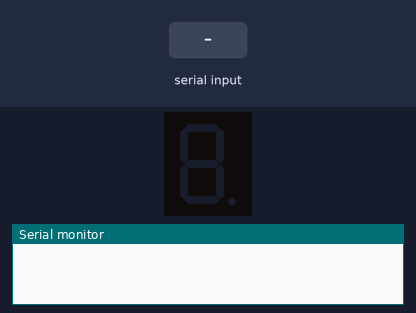
This sketch was run on a simulated Arduino Uno, built with avr-gcc and run on an emulated ATmega328P. Shown: 1-digit seven-segment display, the last lines printed to the serial monitor. Wiring (inferred from the names in the program): 1-digit 7-segment display, segments lit when HIGH: segments pin 2, pin 3, pin 4, pin 5, pin 6, pin 7, pin 8. Inputs (shaded band) come from the test bench. The segment pins are drawn as the display they are named for.

Above: at 1.2 s.
1.3 s: "90,45\n" received over Serial
At 2.5 s:
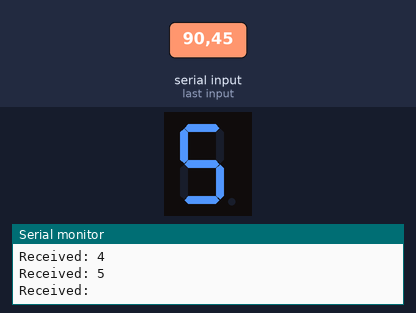
2.8 s: "30,150\n" received over Serial
At 4.0 s:
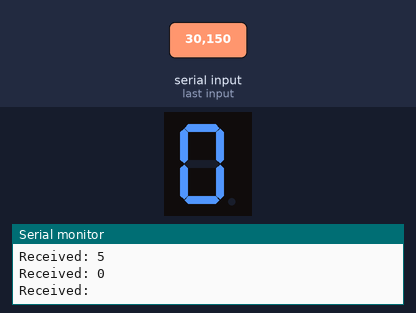
4.3 s: "200\n" received over Serial
5.8 s: "5\n" received over Serial
At 7.0 s:
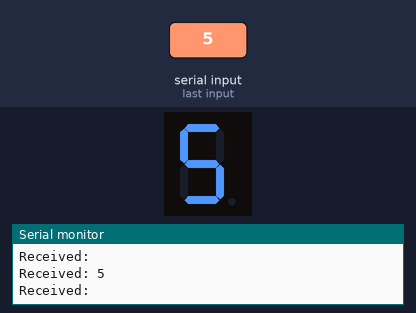
7.3 s: "90\n" received over Serial
At 8.2 s:
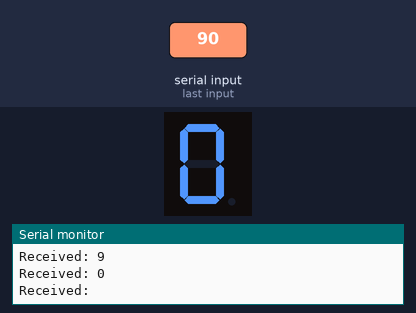
Timing chart, 0 to 9.8 s (numbered marks = the images above; inputs shaded):
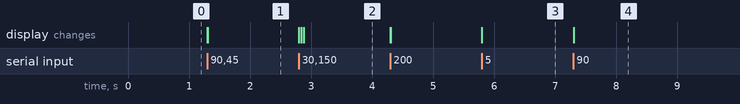

Measured:
- after the input at 1.3 s, the display: first changes at once (image 1 shows a later state)
- after the input at 2.8 s, the display: first changes at once (image 2 shows a later state)
- after the input at 5.8 s, the display: changes at once (image 3)
- after the input at 7.3 s, the display: first changes at once (image 4 shows a later state)

The sketch:

arduino_nano_code.ino
```cpp
// Pin definitions for seven-segment display (a–g)
const int segA = 2;  // Segment a
const int segB = 3;  // Segment b
const int segC = 4;  // Segment c
const int segD = 5;  // Segment d
const int segE = 6;  // Segment e
const int segF = 7;  // Segment f
const int segG = 8;  // Segment g

// Change to true for common anode, false for common cathode
const bool IS_COMMON_ANODE = false;

// Digit patterns (1 = segment on for cathode, 0 = segment on for anode)
const byte digits[10] = {
  B1111110, // 0
  B0110000, // 1
  B1101101, // 2
  B1111001, // 3
  B0110011, // 4
  B1011011, // 5
  B1011111, // 6
  B1110000, // 7
  B1111111, // 8
  B1111011  // 9
};

void setup() {
  Serial.begin(9600);
  // Set segment pins as outputs

  pinMode(segA, OUTPUT);
  pinMode(segB, OUTPUT);
  pinMode(segC, OUTPUT);
  pinMode(segD, OUTPUT);
  pinMode(segE, OUTPUT);
  pinMode(segF, OUTPUT);
  pinMode(segG, OUTPUT);
  // Initialize display to off
  displayDigit(-1);
}

void loop() {
  if (Serial.available()) {
    char ch = Serial.read();
    Serial.print("Received: ");
    Serial.println(ch);
    if (ch >= '0' && ch <= '9') {
      int num = ch - '0';
      displayDigit(num);
    }
  }
}

void displayDigit(int num) {
  // Turn off all segments if num is invalid
  if (num < 0 || num > 9) {
    digitalWrite(segA, IS_COMMON_ANODE ? HIGH : LOW);
    digitalWrite(segB, IS_COMMON_ANODE ? HIGH : LOW);
    digitalWrite(segC, IS_COMMON_ANODE ? HIGH : LOW);
    digitalWrite(segD, IS_COMMON_ANODE ? HIGH : LOW);
    digitalWrite(segE, IS_COMMON_ANODE ? HIGH : LOW);
    digitalWrite(segF, IS_COMMON_ANODE ? HIGH : LOW);
    digitalWrite(segG, IS_COMMON_ANODE ? HIGH : LOW);
    return;
  }

  // Write segment states for the digit
  byte pattern = digits[num];
  digitalWrite(segA, IS_COMMON_ANODE ? !bitRead(pattern, 6) : bitRead(pattern, 6));
  digitalWrite(segB, IS_COMMON_ANODE ? !bitRead(pattern, 5) : bitRead(pattern, 5));
  digitalWrite(segC, IS_COMMON_ANODE ? !bitRead(pattern, 4) : bitRead(pattern, 4));
  digitalWrite(segD, IS_COMMON_ANODE ? !bitRead(pattern, 3) : bitRead(pattern, 3));
  digitalWrite(segE, IS_COMMON_ANODE ? !bitRead(pattern, 2) : bitRead(pattern, 2));
  digitalWrite(segF, IS_COMMON_ANODE ? !bitRead(pattern, 1) : bitRead(pattern, 1));
  digitalWrite(segG, IS_COMMON_ANODE ? !bitRead(pattern, 0) : bitRead(pattern, 0));
}
```
